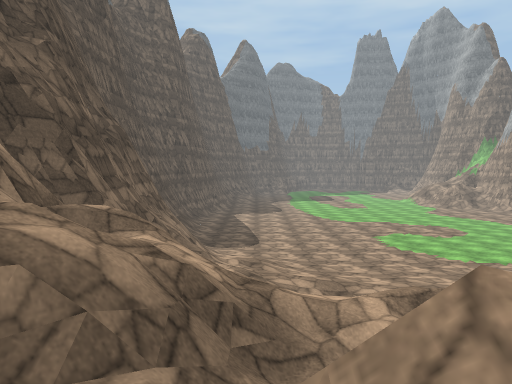
view 1 (above)

19 first-person views from a walk through a Unity game level. The camera is 1.5 m above the floor, tilts 4° down and sees 70° across. The floor is counted in squares, 2 m on a side. Each view is taken from the middle of a square. On the plan, view 1 faces up. The plan holds only what a view shows up to about 11 squares ahead; the rest is blank. The place goes on beyond the plan. Some trees and plants on the terrain are drawn as simple stand-ins. Surface patterns are stand-ins for the level's own textures.

view 2
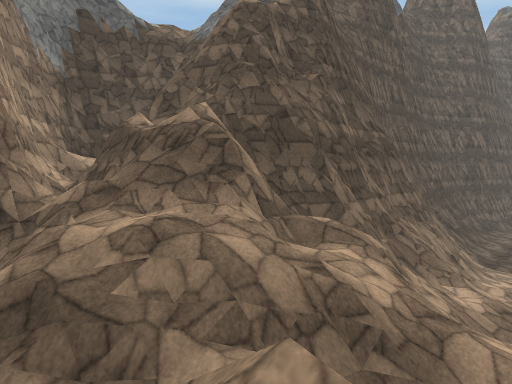

view 3
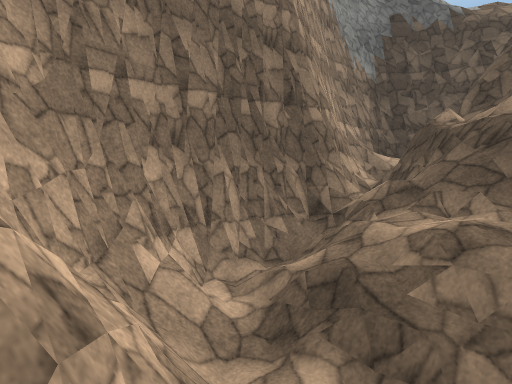

view 4
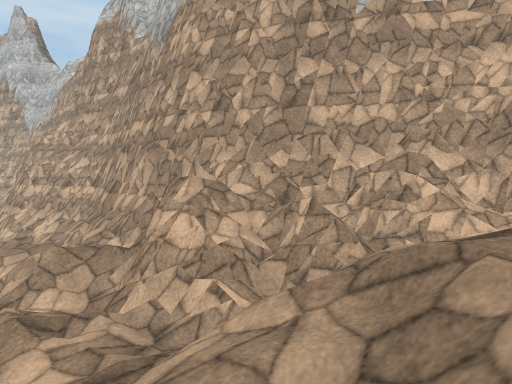

view 5
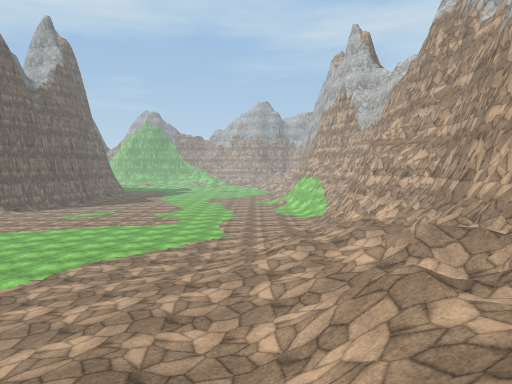

view 6
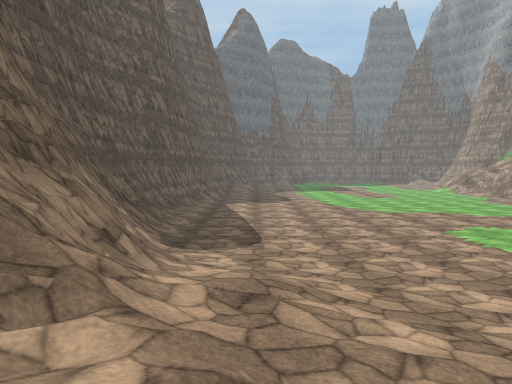

view 7
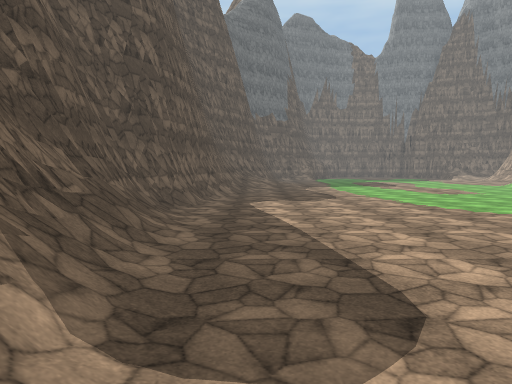

view 8
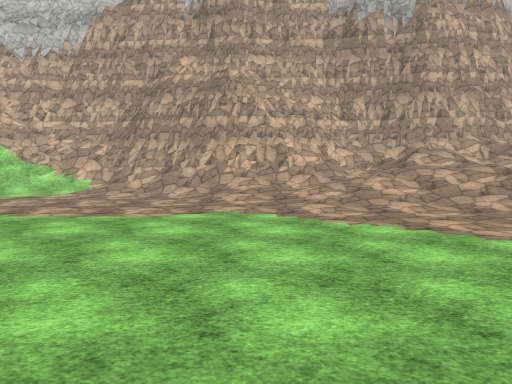

view 9
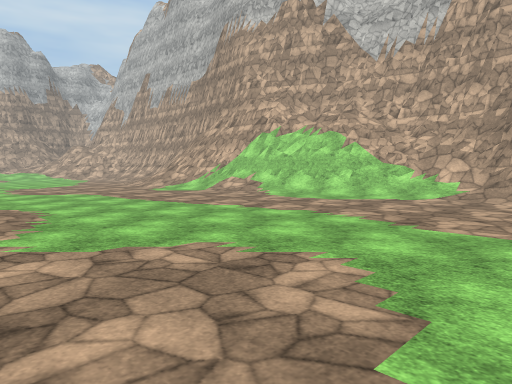

view 10
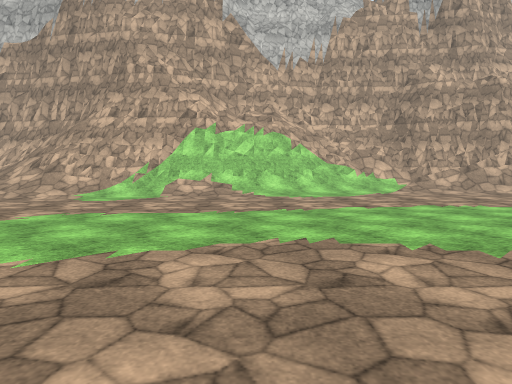

view 11
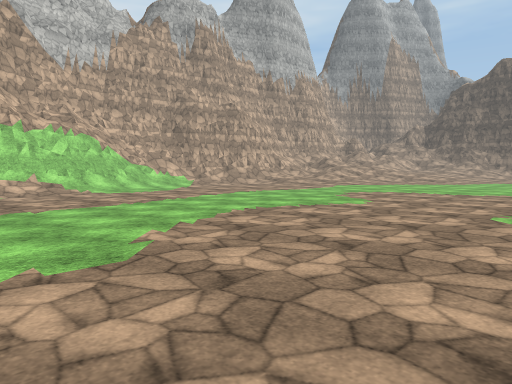

view 12
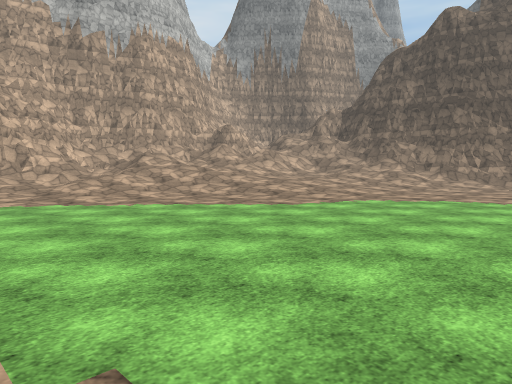

view 13
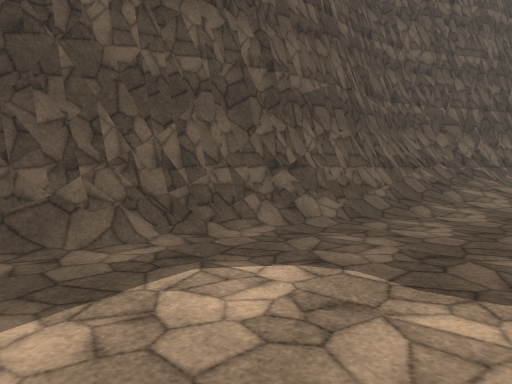

view 14
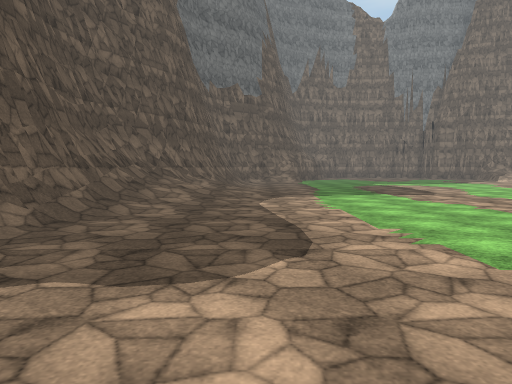

view 15
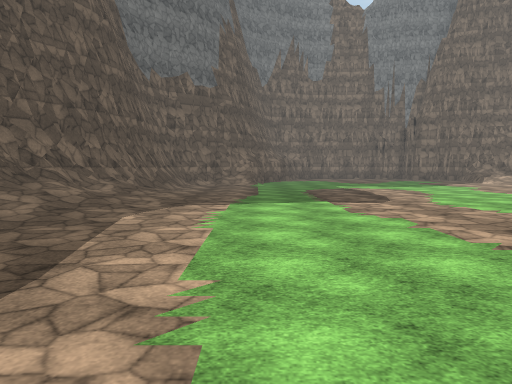

view 16
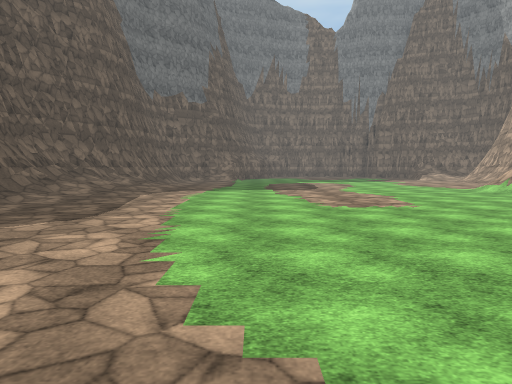

view 17
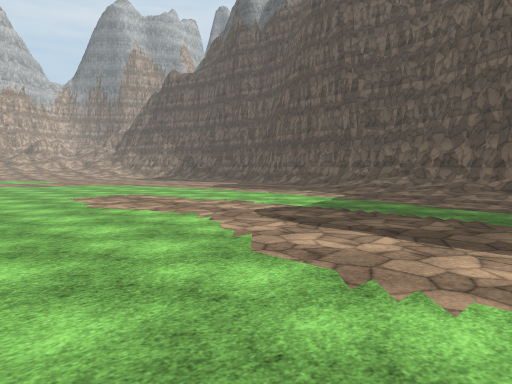

view 18
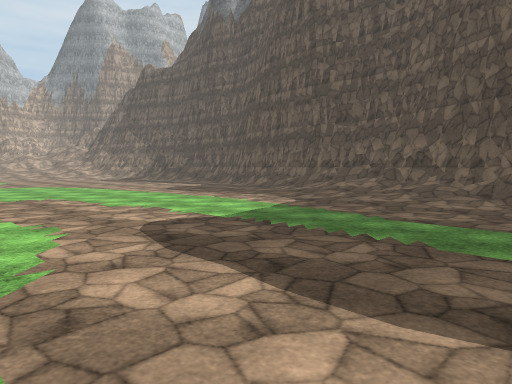

view 19
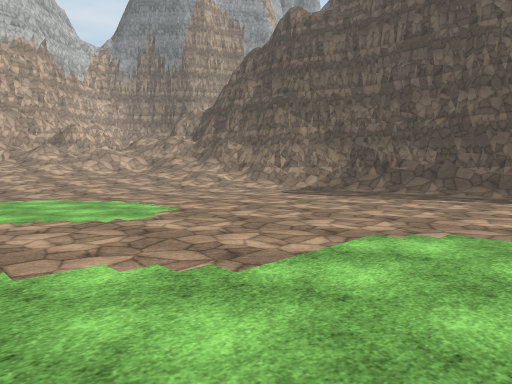

### Floor plan
Key: @ floor where view 1 was taken; # wall or solid block; x gap in a wall; . main floor; : floor 0.25 m higher than the main floor; / step, stairs or slope; = window, fence, low wall or low ledge.
Columns run from 4 left of view 1 to 24 right of it. Each row starts with its distance up from view 1.
 32          ......
 31    #/..........
 30    #/:.........
 29   ##//.........
 28   #///........
 27   #//:........./
 26   #//........../
 25   #//..........
 24   #/...........
 23  ##...........
 22  #/..........
 21  #/..........
 20 ##...........
 19 #/...........
 18 #/...........
 17 #/...........
 16 #/...........
 15 #//.........
 14 #//.........  ....       ....
 13 ##/...............  .........
 12  #/..........................
 11  ##/:........................
 10  ##///......................
  9   #///::/....................
  8   #////////..................
  7   #////////..................
  6  ##/////////::...............
  5  #/////////////:.............
  4  #///////////////..........//
  3  #////////////////..../////##
  2 ##////#///////##///////######
  1 # /=x=######=#######/=##
  0 #///@/##  ####     ####
 -1 #######

Where each view was taken, in squares from view 1:
view 1: 0 up, 0 right, facing up
view 2: 0 up, 1 right, facing up-left
view 3: 0 up, 1 right, facing left
view 4: 4 up, 2 left, facing down-right
view 5: 5 up, 2 left, facing right
view 6: 5 up, 0 right, facing up
view 7: 10 up, 1 left, facing up
view 8: 12 up, 11 right, facing down
view 9: 11 up, 13 right, facing down-right
view 10: 13 up, 20 right, facing down
view 11: 14 up, 24 right, facing down-left
view 12: 14 up, 13 right, facing down-left
view 13: 18 up, 1 right, facing up-left
view 14: 18 up, 1 right, facing up
view 15: 20 up, 3 right, facing up
view 16: 16 up, 4 right, facing up
view 17: 32 up, 10 right, facing down-left
view 18: 32 up, 8 right, facing down-left
view 19: 19 up, 8 right, facing down-left
